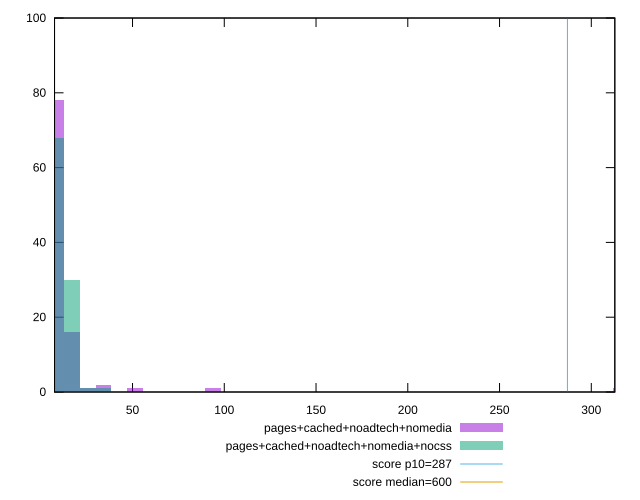

Source code (gnuplot):
reset

$pagesCachedNoadtechNomedia <<EOF
17.07652824574142 16
8.53826412287071 78
34.15305649148284 2
93.92090535157782 1
25.614792368612132 1
315.9157725462163 1
51.229584737224265 1
EOF

$pagesCachedNoadtechNomediaNocss <<EOF
17.07652824574142 30
8.53826412287071 68
25.614792368612132 1
34.15305649148284 1
EOF

set key outside below
set boxwidth 8.53826412287071
set xrange [7.5:312.82235000000037]
set yrange [0:100]
set trange [0:100]
set style fill transparent solid 0.5 noborder

set parametric
set terminal svg size 640, 500 enhanced background rgb 'white'
set output "report_0_00242021-02-20T12:25:28.543Z/total-blocking-time/comparison/histogram/3_vs_4.svg"

plot $pagesCachedNoadtechNomedia title "pages+cached+noadtech+nomedia" with boxes, \
     $pagesCachedNoadtechNomediaNocss title "pages+cached+noadtech+nomedia+nocss" with boxes, \
     287,t title "score p10=287", \
     600,t title "score median=600"

reset
